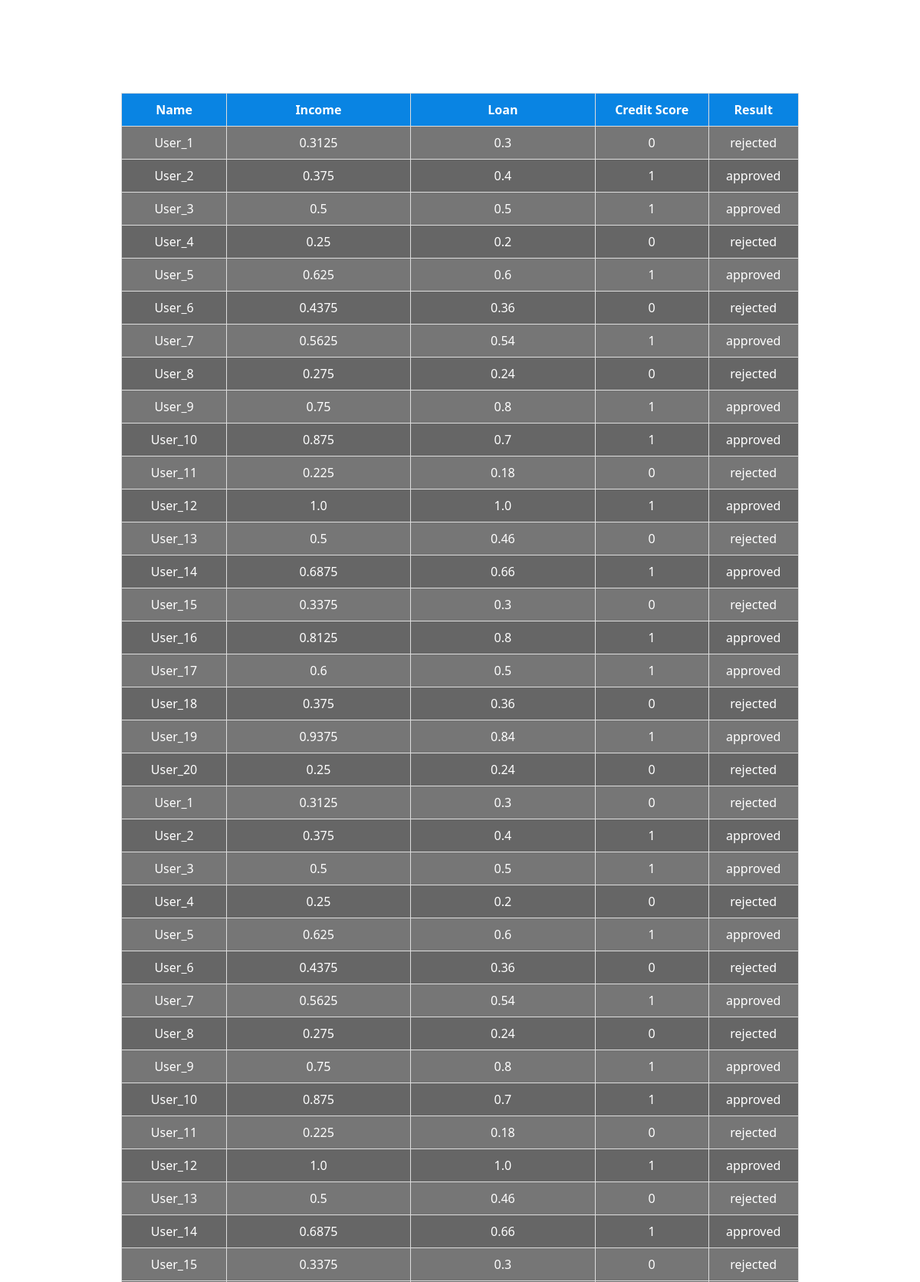
The page /admin (upper part) on the database its author committed.
### tables this page shows
CREATE TABLE loan(
        name TEXT,income REAL, loan REAL, credit_score INTEGER, result TEXT
        );

### main.py (the view)
@app.route('/admin')
def admin():
    conn=sqlite3.connect("data.db")
    c=conn.cursor()
    c.execute('select * from loan')
    rows=c.fetchall()
    conn.close()
    return render_template('admin.html',rows=rows)

### Templates/admin.html (shortened to what this page needs)
<!DOCTYPE html>
<html lang="en">
<head>
</head>
<body>
    <a href="{{ url_for('logout') }}">Logout</a>
    <h2>All Loan Applications</h2>
    <table>
        <tr>
            <th>Name</th>
            <th>Income</th>
            <th>Loan</th>
            <th>Credit Score</th>
            <th>Result</th>
        </tr>
        {% for row in rows %}
        <tr>
            <td>{{ row[0] }}</td>
            <td>{{ row[1] }}</td>
            <td>{{ row[2] }}</td>
            <td>{{ row[3] }}</td>
            <td>{{ row[4] }}</td>
        </tr>
        {% endfor %}
    </table>
</body>
</html>

### Templates/admin.html (style rules this page uses)
body { background: url('https://images.pexels.com/photos/4386395/pexels-photo-4386395.jpeg?auto=compress&cs=tinysrgb&w=1600') no-repeat center center/cover; font-family: 'Segoe UI', sans-serif; color: #fff; text-align: center; padding: 40px; }
table { width: 80%; margin: auto; border-collapse: collapse; background: rgba(0,0,0,0.6); }
th, td { border: 1px solid #ddd; padding: 10px; }
th { background-color: #0984e3; }
tr:nth-child(even) { background-color: rgba(255,255,255,0.1); }
a { position: absolute; top: 20px; right: 40px; color: #fff; text-decoration: none; }

### rows shown on the page
loan: name "User_1", income "0.3125", loan "0.3", credit_score "0", result "rejected"
loan: name "User_2", income "0.375", loan "0.4", credit_score "1", result "approved"
loan: name "User_3", income "0.5", loan "0.5", credit_score "1", result "approved"
loan: name "User_4", income "0.25", loan "0.2", credit_score "0", result "rejected"
loan: name "User_5", income "0.625", loan "0.6", credit_score "1", result "approved"
loan: name "User_6", income "0.4375", loan "0.36", credit_score "0", result "rejected"
loan: name "User_7", income "0.5625", loan "0.54", credit_score "1", result "approved"
loan: name "User_8", income "0.275", loan "0.24", credit_score "0", result "rejected"
loan: name "User_9", income "0.75", loan "0.8", credit_score "1", result "approved"
loan: name "User_10", income "0.875", loan "0.7", credit_score "1", result "approved"
loan: name "User_11", income "0.225", loan "0.18", credit_score "0", result "rejected"
loan: name "User_12", income "1.0", loan "1.0", credit_score "1", result "approved"
loan: name "User_13", income "0.5", loan "0.46", credit_score "0", result "rejected"
loan: name "User_14", income "0.6875", loan "0.66", credit_score "1", result "approved"
loan: name "User_15", income "0.3375", loan "0.3", credit_score "0", result "rejected"
loan: name "User_16", income "0.8125", loan "0.8", credit_score "1", result "approved"
loan: name "User_17", income "0.6", loan "0.5", credit_score "1", result "approved"
loan: name "User_18", income "0.375", loan "0.36", credit_score "0", result "rejected"
loan: name "User_19", income "0.9375", loan "0.84", credit_score "1", result "approved"
loan: name "User_20", income "0.25", loan "0.24", credit_score "0", result "rejected"
loan: name "User_1", income "0.3125", loan "0.3", credit_score "0", result "rejected"
loan: name "User_2", income "0.375", loan "0.4", credit_score "1", result "approved"
loan: name "User_3", income "0.5", loan "0.5", credit_score "1", result "approved"
loan: name "User_4", income "0.25", loan "0.2", credit_score "0", result "rejected"
loan: name "User_5", income "0.625", loan "0.6", credit_score "1", result "approved"
loan: name "User_6", income "0.4375", loan "0.36", credit_score "0", result "rejected"
loan: name "User_7", income "0.5625", loan "0.54", credit_score "1", result "approved"
loan: name "User_8", income "0.275", loan "0.24", credit_score "0", result "rejected"
loan: name "User_9", income "0.75", loan "0.8", credit_score "1", result "approved"
loan: name "User_10", income "0.875", loan "0.7", credit_score "1", result "approved"
loan: name "User_11", income "0.225", loan "0.18", credit_score "0", result "rejected"
loan: name "User_12", income "1.0", loan "1.0", credit_score "1", result "approved"
loan: name "User_13", income "0.5", loan "0.46", credit_score "0", result "rejected"
loan: name "User_14", income "0.6875", loan "0.66", credit_score "1", result "approved"
loan: name "User_15", income "0.3375", loan "0.3", credit_score "0", result "rejected"
